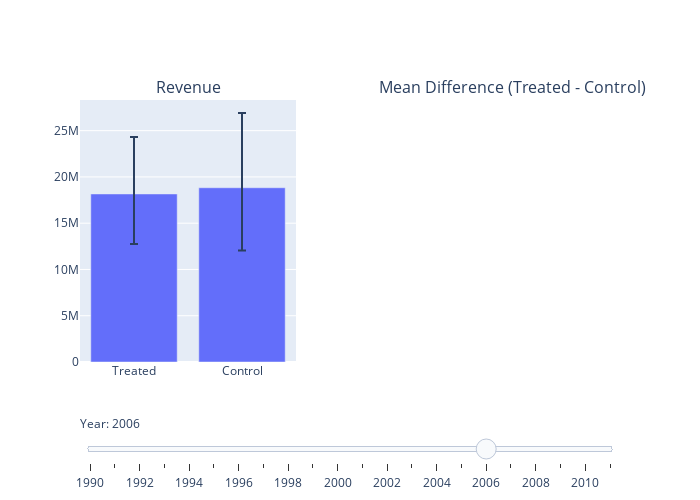

The notebook cell this image was saved under:
### Code cell
# Create figure
fig = make_subplots(rows=1, 
       cols=2, 
       start_cell="bottom-left", 
       subplot_titles=('Revenue','Mean Difference (Treated - Control)'),
       horizontal_spacing  = 0.2)

# Add traces, one for each slider step
for idx in range(22):
    fig.add_trace(go.Bar(
        visible=False,
        name='Revenue',
        x=['Treated', 'Control'], y=[treated_mean[idx], control_mean[idx]],
        error_y=dict(type='data', array=[treated_ci_upper[idx], control_ci_upper[idx]], arrayminus=[treated_ci_lower[idx], control_ci_lower[idx]]),
    ),row=1, col=1
)
    
for idx, threshold in enumerate(np.arange(0, 1.01, 0.01)):
    fig.add_trace(
        go.Scatter(
            visible=False,
            name=str(round(means_revenue_female[idx])) + ' USD',
            line=dict(color="#FB0D0D", width=15),
            x=[threshold],
            y=[means_revenue_female[idx]],
            mode="markers"
        ), row=1, col=2
    )

fig.add_trace(
    go.Scatter(
        visible=True,
        line=dict(color='rgba(47, 138, 196, 1)', width=1),
        x=np.arange(0, 1.01, 0.01),
        y=means_revenue_female,
        name="Mean revenue (USD)",
        mode="lines"
    ), row=1, col=2
)

# add 95% CI
fig.add_trace(
    go.Scatter(
        visible=True,
        x=list(thresholds)+list(thresholds[::-1]), # x, then x reversed
        y=female_cis_upper+female_cis_lower[::-1], # upper, then lower reversed
        fill='toself',
        fillcolor="rgba(47, 138, 196, 0.2)",
        line=dict(color='rgba(255,255,255,0)'),
        hoverinfo="skip",
        name='95% CI',
        showlegend=True
    ), row=1, col=2
)
    
    

# Make 10th trace visible
fig.data[10].visible = True


# Create and add slider
steps = []
for idx, year in enumerate(np.arange(1990, 2012)):
    step = dict(
        method="update",
        args=[{"visible": [False] * len(fig.data)}],  # layout attribute
        label=str(year)  # update the label to remove "step"
    )
    step["args"][0]["visible"][idx] = True  
    steps.append(step)
    
    sliders = [dict(
    active= 10,
    currentvalue={"prefix": "Year: "}, 
    pad={"t": 50},
    steps=steps
)]


fig.update_layout(
    width=700,
    height=500,
    sliders=sliders
)


fig.show()
fig.write_html("./plots/mean_difference_gender.html")

### Figure 1 — Plotly figure (JSON) as saved in the notebook; plotly's stock layout.template omitted (floating-point values rounded to 4 significant figures)
{"data": [{"error_y": {"array": [2986000.0, 3361000.0], "arrayminus": [2780000.0, 3067000.0], "type": "data"}, "name": "Revenue", "type": "bar", "visible": false, "x": ["Treated", "Control"], "xaxis": "x", "y": [16030000.0, 13470000.0], "yaxis": "y"}, {"error_y": {"array": [2992000.0, 3558000.0], "arrayminus": [2761000.0, 3084000.0], "type": "data"}, "name": "Revenue", "type": "bar", "visible": false, "x": ["Treated", "Control"], "xaxis": "x", "y": [16090000.0, 13520000.0], "yaxis": "y"}, {"error_y": {"array": [2999000.0, 3330000.0], "arrayminus": [2813000.0, 3056000.0], "type": "data"}, "name": "Revenue", "type": "bar", "visible": false, "x": ["Treated", "Control"], "xaxis": "x", "y": [16170000.0, 13360000.0], "yaxis": "y"}, {"error_y": {"array": [2995000.0, 3508000.0], "arrayminus": [2893000.0, 3124000.0], "type": "data"}, "name": "Revenue", "type": "bar", "visible": false, "x": ["Treated", "Control"], "xaxis": "x", "y": [16480000.0, 13550000.0], "yaxis": "y"}, {"error_y": {"array": [3110000.0, 3602000.0], "arrayminus": [2810000.0, 3106000.0], "type": "data"}, "name": "Revenue", "type": "bar", "visible": false, "x": ["Treated", "Control"], "xaxis": "x", "y": [16440000.0, 13610000.0], "yaxis": "y"}, {"error_y": {"array": [3121000.0, 3629000.0], "arrayminus": [2981000.0, 3280000.0], "type": "data"}, "name": "Revenue", "type": "bar", "visible": false, "x": ["Treated", "Control"], "xaxis": "x", "y": [16580000.0, 14040000.0], "yaxis": "y"}, {"error_y": {"array": [3085000.0, 3471000.0], "arrayminus": [2959000.0, 3050000.0], "type": "data"}, "name": "Revenue", "type": "bar", "visible": false, "x": ["Treated", "Control"], "xaxis": "x", "y": [16520000.0, 13490000.0], "yaxis": "y"}, {"error_y": {"array": [3155000.0, 3714000.0], "arrayminus": [3076000.0, 3219000.0], "type": "data"}, "name": "Revenue", "type": "bar", "visible": false, "x": ["Treated", "Control"], "xaxis": "x", "y": [16750000.0, 13550000.0], "yaxis": "y"}, {"error_y": {"array": [3471000.0, 3763000.0], "arrayminus": [3190000.0, 3357000.0], "type": "data"}, "name": "Revenue", "type": "bar", "visible": false, "x": ["Treated", "Control"], "xaxis": "x", "y": [16930000.0, 13340000.0], "yaxis": "y"}, {"error_y": {"array": [3505000.0, 3873000.0], "arrayminus": [3233000.0, 3547000.0], "type": "data"}, "name": "Revenue", "type": "bar", "visible": false, "x": ["Treated", "Control"], "xaxis": "x", "y": [16340000.0, 13540000.0], "yaxis": "y"}, {"error_y": {"array": [3531000.0, 4033000.0], "arrayminus": [3254000.0, 3618000.0], "type": "data"}, "name": "Revenue", "type": "bar", "visible": false, "x": ["Treated", "Control"], "xaxis": "x", "y": [16220000.0, 13640000.0], "yaxis": "y"}, {"error_y": {"array": [3590000.0, 4459000.0], "arrayminus": [3370000.0, 3918000.0], "type": "data"}, "name": "Revenue", "type": "bar", "visible": false, "x": ["Treated", "Control"], "xaxis": "x", "y": [15980000.0, 14050000.0], "yaxis": "y"}, {"error_y": {"array": [3979000.0, 4843000.0], "arrayminus": [3642000.0, 4274000.0], "type": "data"}, "name": "Revenue", "type": "bar", "visible": false, "x": ["Treated", "Control"], "xaxis": "x", "y": [16220000.0, 14400000.0], "yaxis": "y"}, {"error_y": {"array": [4509000.0, 5221000.0], "arrayminus": [4071000.0, 4686000.0], "type": "data"}, "name": "Revenue", "type": "bar", "visible": false, "x": ["Treated", "Control"], "xaxis": "x", "y": [16320000.0, 14910000.0], "yaxis": "y"}, {"error_y": {"array": [4807000.0, 5626000.0], "arrayminus": [4253000.0, 4749000.0], "type": "data"}, "name": "Revenue", "type": "bar", "visible": false, "x": ["Treated", "Control"], "xaxis": "x", "y": [15680000.0, 15550000.0], "yaxis": "y"}, {"error_y": {"array": [5138000.0, 6279000.0], "arrayminus": [4449000.0, 5452000.0], "type": "data"}, "name": "Revenue", "type": "bar", "visible": false, "x": ["Treated", "Control"], "xaxis": "x", "y": [16050000.0, 16150000.0], "yaxis": "y"}, {"error_y": {"array": [6152000.0, 8068000.0], "arrayminus": [5399000.0, 6778000.0], "type": "data"}, "name": "Revenue", "type": "bar", "visible": true, "x": ["Treated", "Control"], "xaxis": "x", "y": [18160000.0, 18830000.0], "yaxis": "y"}, {"error_y": {"array": [7086000.0, 8966000.0], "arrayminus": [6099000.0, 7881000.0], "type": "data"}, "name": "Revenue", "type": "bar", "visible": false, "x": ["Treated", "Control"], "xaxis": "x", "y": [18670000.0, 19880000.0], "yaxis": "y"}, {"error_y": {"array": [8914000.0, 11500000.0], "arrayminus": [7523000.0, 9580000.0], "type": "data"}, "name": "Revenue", "type": "bar", "visible": false, "x": ["Treated", "Control"], "xaxis": "x", "y": [18430000.0, 21070000.0], "yaxis": "y"}, {"error_y": {"array": [11680000.0, 13280000.0], "arrayminus": [9633000.0, 11550000.0], "type": "data"}, "name": "Revenue", "type": "bar", "visible": false, "x": ["Treated", "Control"], "xaxis": "x", "y": [20900000.0, 25390000.0], "yaxis": "y"}, {"error_y": {"array": [5846000.0, 17790000.0], "arrayminus": [5372000.0, 14530000.0], "type": "data"}, "name": "Revenue", "type": "bar", "visible": false, "x": ["Treated", "Control"], "xaxis": "x", "y": [13240000.0, 28220000.0], "yaxis": "y"}, {"error_y": {"array": [9735000.0, 34310000.0], "arrayminus": [8689000.0, 28630000.0], "type": "data"}, "name": "Revenue", "type": "bar", "visible": false, "x": ["Treated", "Control"], "xaxis": "x", "y": [15100000.0, 44940000.0], "yaxis": "y"}], "layout": {"annotations": [{"font": {"size": 16}, "showarrow": false, "text": "Revenue", "x": 0.2, "xanchor": "center", "xref": "paper", "y": 1, "yanchor": "bottom", "yref": "paper"}, {"font": {"size": 16}, "showarrow": false, "text": "Mean Difference (Treated - Control)", "x": 0.8, "xanchor": "center", "xref": "paper", "y": 1, "yanchor": "bottom", "yref": "paper"}], "height": 500, "sliders": [{"active": 16, "currentvalue": {"prefix": "Year: "}, "pad": {"t": 50}, "steps": [{"args": [{"visible": [true, false, false, false, false, false, false, false, false, false, false, false, false, false, false, false, false, false, false, false, false, false]}], "label": "1990", "method": "update"}, {"args": [{"visible": [false, true, false, false, false, false, false, false, false, false, false, false, false, false, false, false, false, false, false, false, false, false]}], "label": "1991", "method": "update"}, {"args": [{"visible": [false, false, true, false, false, false, false, false, false, false, false, false, false, false, false, false, false, false, false, false, false, false]}], "label": "1992", "method": "update"}, {"args": [{"visible": [false, false, false, true, false, false, false, false, false, false, false, false, false, false, false, false, false, false, false, false, false, false]}], "label": "1993", "method": "update"}, {"args": [{"visible": [false, false, false, false, true, false, false, false, false, false, false, false, false, false, false, false, false, false, false, false, false, false]}], "label": "1994", "method": "update"}, {"args": [{"visible": [false, false, false, false, false, true, false, false, false, false, false, false, false, false, false, false, false, false, false, false, false, false]}], "label": "1995", "method": "update"}, {"args": [{"visible": [false, false, false, false, false, false, true, false, false, false, false, false, false, false, false, false, false, false, false, false, false, false]}], "label": "1996", "method": "update"}, {"args": [{"visible": [false, false, false, false, false, false, false, true, false, false, false, false, false, false, false, false, false, false, false, false, false, false]}], "label": "1997", "method": "update"}, {"args": [{"visible": [false, false, false, false, false, false, false, false, true, false, false, false, false, false, false, false, false, false, false, false, false, false]}], "label": "1998", "method": "update"}, {"args": [{"visible": [false, false, false, false, false, false, false, false, false, true, false, false, false, false, false, false, false, false, false, false, false, false]}], "label": "1999", "method": "update"}, {"args": [{"visible": [false, false, false, false, false, false, false, false, false, false, true, false, false, false, false, false, false, false, false, false, false, false]}], "label": "2000", "method": "update"}, {"args": [{"visible": [false, false, false, false, false, false, false, false, false, false, false, true, false, false, false, false, false, false, false, false, false, false]}], "label": "2001", "method": "update"}, {"args": [{"visible": [false, false, false, false, false, false, false, false, false, false, false, false, true, false, false, false, false, false, false, false, false, false]}], "label": "2002", "method": "update"}, {"args": [{"visible": [false, false, false, false, false, false, false, false, false, false, false, false, false, true, false, false, false, false, false, false, false, false]}], "label": "2003", "method": "update"}, {"args": [{"visible": [false, false, false, false, false, false, false, false, false, false, false, false, false, false, true, false, false, false, false, false, false, false]}], "label": "2004", "method": "update"}, {"args": [{"visible": [false, false, false, false, false, false, false, false, false, false, false, false, false, false, false, true, false, false, false, false, false, false]}], "label": "2005", "method": "update"}, {"args": [{"visible": [false, false, false, false, false, false, false, false, false, false, false, false, false, false, false, false, true, false, false, false, false, false]}], "label": "2006", "method": "update"}, {"args": [{"visible": [false, false, false, false, false, false, false, false, false, false, false, false, false, false, false, false, false, true, false, false, false, false]}], "label": "2007", "method": "update"}, {"args": [{"visible": [false, false, false, false, false, false, false, false, false, false, false, false, false, false, false, false, false, false, true, false, false, false]}], "label": "2008", "method": "update"}, {"args": [{"visible": [false, false, false, false, false, false, false, false, false, false, false, false, false, false, false, false, false, false, false, true, false, false]}], "label": "2009", "method": "update"}, {"args": [{"visible": [false, false, false, false, false, false, false, false, false, false, false, false, false, false, false, false, false, false, false, false, true, false]}], "label": "2010", "method": "update"}, {"args": [{"visible": [false, false, false, false, false, false, false, false, false, false, false, false, false, false, false, false, false, false, false, false, false, true]}], "label": "2011", "method": "update"}]}], "width": 700, "xaxis": {"anchor": "y", "autorange": true, "domain": [0, 0.4], "range": [-0.5, 1.5], "type": "category"}, "xaxis2": {"anchor": "y2", "domain": [0.6, 1]}, "yaxis": {"anchor": "x", "autorange": true, "domain": [0, 1], "range": [0, 28310000.0], "type": "linear"}, "yaxis2": {"anchor": "x2", "domain": [0, 1]}}}
